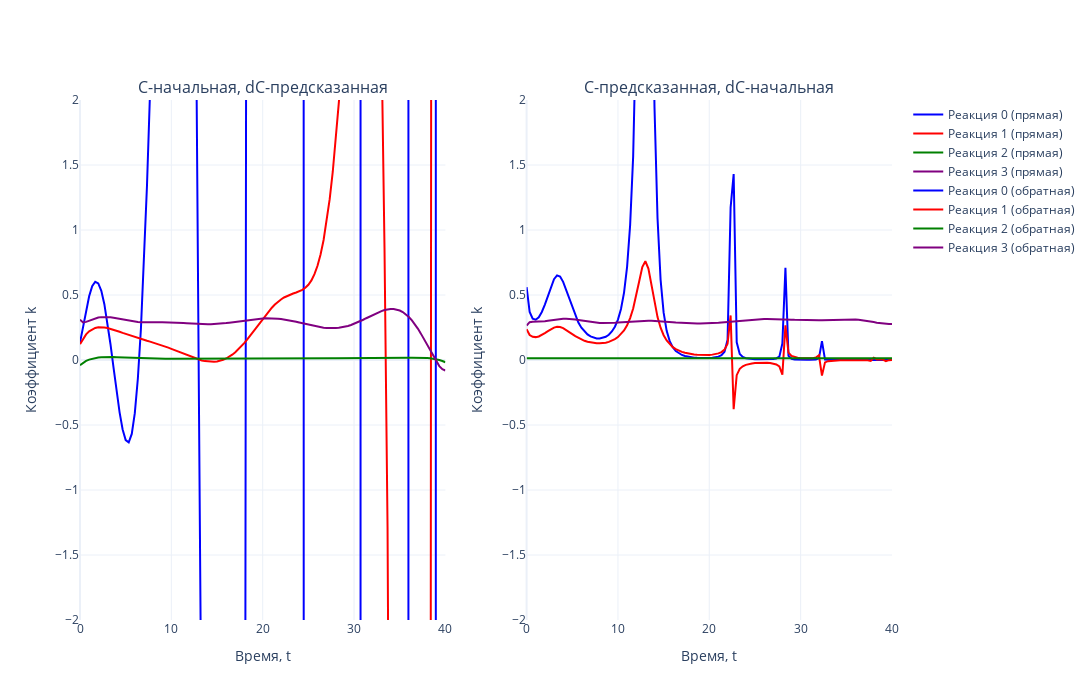

Notebook cell for this chart:
### Markdown cell above
## Генерация k в ходе обратной задачи

### Code cell
# Задаем цвета (4 цвета для реакций)
colors = ['blue', 'red', 'green', 'purple']

# Создаем два подграфика (2 столбца, 1 строка)
fig = make_subplots(rows=1, cols=2, subplot_titles=['C-начальная, dС-предсказанная', 'C-предсказанная, dС-начальная'])

# Первый график (прямая задача)
for i in range(N_REACTION):  
    fig.add_trace(go.Scatter(
        x=tsteps, 
        y=k_spline[i, :], 
        mode='lines', 
        name=f'Реакция {i} (прямая)',
        line=dict(color=colors[i % len(colors)])  # Применяем цвета циклично
    ), row=1, col=1)

# Второй график (обратная задача)
for i in range(N_REACTION):  
    fig.add_trace(go.Scatter(
        x=tsteps, 
        y=k_spline_2[i, :], 
        mode='lines', 
        name=f'Реакция {i} (обратная)',
        line=dict(color=colors[i % len(colors)])  # Применяем цвета циклично
    ), row=1, col=2)

# Настройки общего макета
fig.update_layout(
    template='plotly_white',
    width=1700,  # Общая ширина холста
    height=700,  # Высота холста
    showlegend=True
)

# Ограничение оси Y
fig.update_yaxes(range=[-2, 2], title_text='Коэффициент k', row=1, col=1)
fig.update_yaxes(range=[-2, 2], title_text='Коэффициент k', row=1, col=2)

# Подписи оси X
fig.update_xaxes(title_text='Время, t', row=1, col=1)
fig.update_xaxes(title_text='Время, t', row=1, col=2)

# Отображение графика
fig.show()
